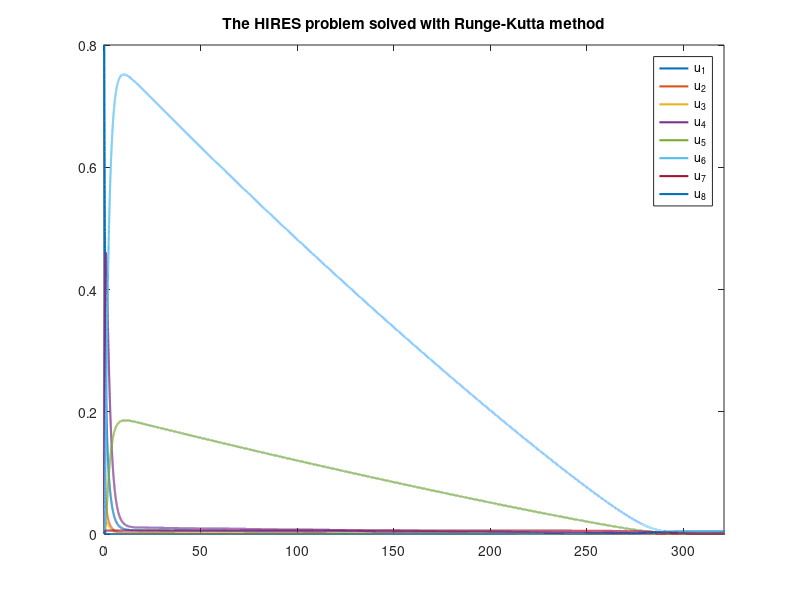
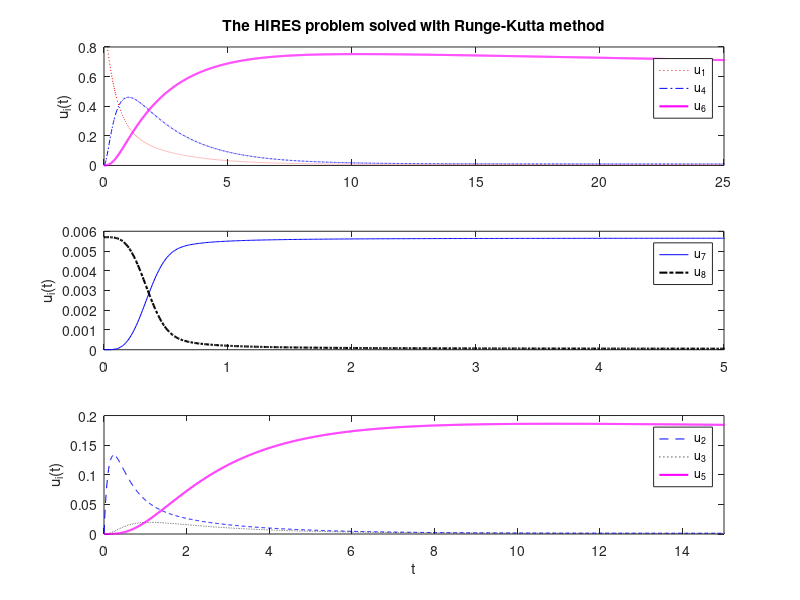

Source code (MATLAB) for these figures, in order:
function HIRES_RK
%HELP: HIRES_RK.m solves HIRES problem with Runge-Kutta method scripts
U=[1 0 0 0 0 0 0 .0057]; % ICs
tstart=0;
hstep=0.01;
tend=321.8122; 
% Need to integrate over [0, 321.8122], 
% but for better visualization, we can limit with 5.8122 
t=tstart:hstep:tend;
for ii=1:length(t)-1
    k1=FF(U(ii,1), U(ii,2),U(ii,3), U(ii,4), U(ii,5), U(ii,6),...
        U(ii,7), U(ii,8));
    k2=FF(U(ii,1)+hstep*k1(:,1)/2,U(ii,2)+hstep*k1(:,2)/2,...
        U(ii,3)+hstep*k1(:,3)/2,U(ii,4)+hstep*k1(:,4)/2,...
        U(ii,5)+hstep*k1(:,5)/2,U(ii,6)+hstep*k1(:,6)/2, ...
        U(ii,7)+hstep*k1(:,7)/2,U(ii,8)+hstep*k1(:,8)/2);
    k3=FF(U(ii,1)+hstep*k2(:,1)/2,U(ii,2)+hstep*k2(:,2)/2, ...
        U(ii,3)+hstep*k2(:,3)/2,U(ii,4)+hstep*k2(:,4)/2,...
        U(ii,5)+hstep*k2(:,5)/2,U(ii,6)+hstep*k2(:,6)/2, ...
        U(ii,7)+hstep*k2(:,7)/2,U(ii,8)+hstep*k2(:,8)/2);
    k4=FF(U(ii,1)+hstep*k3(:,1),U(ii,2)+hstep*k3(:,2), ...
        U(ii,3)+hstep*k3(:,3)/2,U(ii,4)+hstep*k3(:,4)/2,...
        U(ii,5)+hstep*k3(:,5)/2,U(ii,6)+hstep*k3(:,6)/2, ...
        U(ii,7)+hstep*k3(:,7)/2,U(ii,8)+hstep*k3(:,8)/2);
    U(ii+1,:)=U(ii,:)+hstep*(k1+2*k2+2*k3+k4)/6;
end
figure
plot(t, U(:,:), 'linewidth', 1.5)
title('The HIRES problem solved with Runge-Kutta method')
legend ('u_1','u_2','u_3','u_4','u_5','u_6','u_7','u_8', 'best')
axis([0 321 0, 0.8])
figure
subplot(311)
plot(t, U(:,1),'r:',t, U(:,4),'b-.',t,U(:,6),'m', ...
     'linewidth', 1.5 ), ylabel('u_i(t)'), 
title('The HIRES problem solved with Runge-Kutta method')
legend ('u_1','u_4','u_6') 
axis([0, 25 0 0.8])
subplot(312)
plot( t, U(:,7), 'b',t, U(:,8),'k-.','linewidth', 1.5)
legend ('u_7','u_8'), ylabel('u_i(t)')
xlim([0, 5]),
subplot(313)
plot(t, U(:,2),'b--',t, U(:,3),'k:',t, U(:,5),'m-',...
     'linewidth', 1.5 ), 
 xlabel('t'), ylabel('u_i(t)'), 
legend ('u_2','u_3','u_5') 
xlim([0, 15])

% NOTE: R-K script performs much better and more stable than
% EULER-forward method

function F=FF(u1, u2, u3, u4, u5, u6, u7, u8)

F=[-1.7*u1+.43*u2+8.32*u3+.0007,1.71*u1-8.75*u2,...
    -10.03*u3+.43*u4+.035*u5, 8.32*u2+1.71*u3-1.12*u4,...
    -1.75*u5+.43*u6+.43*u7, ...
    -280*u6*u8+.69*u4+1.71*u5-.43*u6+.69*u7,...
    280*u6*u8-1.81*u7, -280*u6*u8+1.81*u7];
return